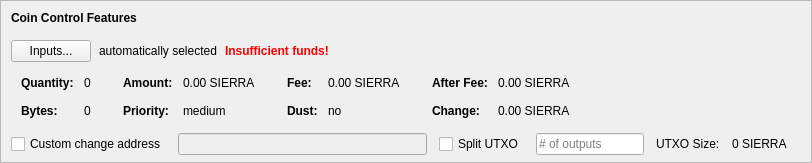
    <widget class="QFrame" name="frameCoinControl">
     <property name="sizePolicy">
      <sizepolicy hsizetype="Expanding" vsizetype="Expanding">
       <horstretch>0</horstretch>
       <verstretch>0</verstretch>
      </sizepolicy>
     </property>
     <property name="maximumSize">
      <size>
       <width>16777215</width>
       <height>16777215</height>
      </size>
     </property>
     <property name="frameShape">
      <enum>QFrame::StyledPanel</enum>
     </property>
     <property name="frameShadow">
      <enum>QFrame::Sunken</enum>
     </property>
     <layout class="QVBoxLayout" name="verticalLayoutCoinControl2">
      <property name="spacing">
       <number>0</number>
      </property>
      <property name="leftMargin">
       <number>0</number>
      </property>
      <property name="topMargin">
       <number>0</number>
      </property>
      <property name="rightMargin">
       <number>0</number>
      </property>
      <property name="bottomMargin">
       <number>6</number>
      </property>
      <item>
       <layout class="QVBoxLayout" name="verticalLayoutCoinControl" stretch="0,0,0,0,1">
        <property name="spacing">
         <number>0</number>
        </property>
        <property name="leftMargin">
         <number>10</number>
        </property>
        <property name="topMargin">
         <number>10</number>
        </property>
        <item>
         <layout class="QHBoxLayout" name="horizontalLayoutCoinControl1">
          <property name="bottomMargin">
           <number>15</number>
          </property>
          <item>
           <widget class="QLabel" name="labelCoinControlFeatures">
            <property name="sizePolicy">
             <sizepolicy hsizetype="Preferred" vsizetype="Maximum">
              <horstretch>0</horstretch>
              <verstretch>0</verstretch>
             </sizepolicy>
            </property>
            <property name="font">
             <font>
              <weight>75</weight>
              <bold>true</bold>
             </font>
            </property>
            <property name="styleSheet">
             <string notr="true">font-weight:bold;</string>
            </property>
            <property name="text">
             <string>Coin Control Features</string>
            </property>
           </widget>
          </item>
         </layout>
        </item>
        <item>
         <layout class="QHBoxLayout" name="horizontalLayoutCoinControl2" stretch="0,0,0,0">
          <property name="spacing">
           <number>8</number>
          </property>
          <property name="bottomMargin">
           <number>10</number>
          </property>
          <item>
           <widget class="QPushButton" name="pushButtonCoinControl">
            <property name="styleSheet">
             <string notr="true"/>
            </property>
            <property name="text">
             <string>Inputs...</string>
            </property>
            <property name="autoDefault">
             <bool>false</bool>
            </property>
           </widget>
          </item>
          <item>
           <widget class="QLabel" name="labelCoinControlAutomaticallySelected">
            <property name="text">
             <string>automatically selected</string>
            </property>
            <property name="margin">
             <number>5</number>
            </property>
           </widget>
          </item>
          <item>
           <widget class="QLabel" name="labelCoinControlInsuffFunds">
            <property name="font">
             <font>
              <weight>75</weight>
              <bold>true</bold>
             </font>
            </property>
            <property name="styleSheet">
             <string notr="true">color:red;font-weight:bold;</string>
            </property>
            <property name="text">
             <string>Insufficient funds!</string>
            </property>
            <property name="margin">
             <number>5</number>
            </property>
           </widget>
          </item>
          <item>
           <spacer name="horizontalSpacerCoinControl">
            <property name="orientation">
             <enum>Qt::Horizontal</enum>
            </property>
            <property name="sizeHint" stdset="0">
             <size>
              <width>40</width>
              <height>1</height>
             </size>
            </property>
           </spacer>
          </item>
         </layout>
        </item>
        <item>
         <widget class="QWidget" name="widgetCoinControl" native="true">
          <property name="sizePolicy">
           <sizepolicy hsizetype="Preferred" vsizetype="Preferred">
            <horstretch>0</horstretch>
            <verstretch>0</verstretch>
           </sizepolicy>
          </property>
          <property name="minimumSize">
           <size>
            <width>0</width>
            <height>0</height>
           </size>
          </property>
          <property name="styleSheet">
           <string notr="true"/>
          </property>
          <layout class="QHBoxLayout" name="horizontalLayoutCoinControl5">
           <property name="leftMargin">
            <number>0</number>
           </property>
           <property name="topMargin">
            <number>0</number>
           </property>
           <property name="rightMargin">
            <number>0</number>
           </property>
           <property name="bottomMargin">
            <number>0</number>
           </property>
           <item>
            <layout class="QHBoxLayout" name="horizontalLayoutCoinControl3" stretch="0,0,0,1">
             <property name="spacing">
              <number>20</number>
             </property>
             <property name="topMargin">
              <number>0</number>
             </property>
             <property name="bottomMargin">
              <number>10</number>
             </property>
             <item>
              <layout class="QFormLayout" name="formLayoutCoinControl1">
               <property name="horizontalSpacing">
                <number>10</number>
               </property>
               <property name="verticalSpacing">
                <number>14</number>
               </property>
               <property name="leftMargin">
                <number>10</number>
               </property>
               <property name="topMargin">
                <number>4</number>
               </property>
               <property name="rightMargin">
                <number>6</number>
               </property>
               <item row="0" column="0">
                <widget class="QLabel" name="labelCoinControlQuantityText">
                 <property name="font">
                  <font>
                   <weight>75</weight>
                   <bold>true</bold>
                  </font>
                 </property>
                 <property name="text">
                  <string>Quantity:</string>
                 </property>
                 <property name="margin">
                  <number>0</number>
                 </property>
                </widget>
               </item>
               <item row="0" column="1">
                <widget class="QLabel" name="labelCoinControlQuantity">
                 <property name="cursor">
                  <cursorShape>IBeamCursor</cursorShape>
                 </property>
                 <property name="contextMenuPolicy">
                  <enum>Qt::ActionsContextMenu</enum>
                 </property>
                 <property name="text">
                  <string notr="true">0</string>
                 </property>
                 <property name="margin">
                  <number>0</number>
                 </property>
                 <property name="textInteractionFlags">
                  <set>Qt::LinksAccessibleByMouse|Qt::TextSelectableByKeyboard|Qt::TextSelectableByMouse</set>
                 </property>
                </widget>
               </item>
               <item row="1" column="0">
                <widget class="QLabel" name="labelCoinControlBytesText">
                 <property name="font">
                  <font>
                   <weight>75</weight>
                   <bold>true</bold>
                  </font>
                 </property>
                 <property name="text">
                  <string>Bytes:</string>
                 </property>
                </widget>
               </item>
               <item row="1" column="1">
                <widget class="QLabel" name="labelCoinControlBytes">
                 <property name="cursor">
                  <cursorShape>IBeamCursor</cursorShape>
                 </property>
                 <property name="contextMenuPolicy">
                  <enum>Qt::ActionsContextMenu</enum>
                 </property>
                 <property name="text">
                  <string notr="true">0</string>
                 </property>
                 <property name="textInteractionFlags">
                  <set>Qt::LinksAccessibleByMouse|Qt::TextSelectableByKeyboard|Qt::TextSelectableByMouse</set>
                 </property>
                </widget>
               </item>
              </layout>
             </item>
             <item>
              <layout class="QFormLayout" name="formLayoutCoinControl2">
               <property name="horizontalSpacing">
                <number>10</number>
               </property>
               <property name="verticalSpacing">
                <number>14</number>
               </property>
               <property name="leftMargin">
                <number>6</number>
               </property>
               <property name="topMargin">
                <number>4</number>
               </property>
               <property name="rightMargin">
                <number>6</number>
               </property>
               <item row="0" column="0">
                <widget class="QLabel" name="labelCoinControlAmountText">
                 <property name="font">
                  <font>
                   <weight>75</weight>
                   <bold>true</bold>
                  </font>
                 </property>
                 <property name="text">
                  <string>Amount:</string>
                 </property>
                 <property name="margin">
                  <number>0</number>
                 </property>
                </widget>
               </item>
               <item row="0" column="1">
                <widget class="QLabel" name="labelCoinControlAmount">
                 <property name="cursor">
                  <cursorShape>IBeamCursor</cursorShape>
                 </property>
                 <property name="contextMenuPolicy">
                  <enum>Qt::ActionsContextMenu</enum>
                 </property>
                 <property name="text">
                  <string notr="true">0.00 SIERRA</string>
                 </property>
                 <property name="textInteractionFlags">
                  <set>Qt::LinksAccessibleByMouse|Qt::TextSelectableByKeyboard|Qt::TextSelectableByMouse</set>
                 </property>
                </widget>
               </item>
               <item row="1" column="0">
                <widget class="QLabel" name="labelCoinControlPriorityText">
                 <property name="font">
                  <font>
                   <weight>75</weight>
                   <bold>true</bold>
                  </font>
                 </property>
                 <property name="text">
                  <string>Priority:</string>
                 </property>
                </widget>
               </item>
               <item row="1" column="1">
                <widget class="QLabel" name="labelCoinControlPriority">
                 <property name="cursor">
                  <cursorShape>IBeamCursor</cursorShape>
                 </property>
                 <property name="contextMenuPolicy">
                  <enum>Qt::ActionsContextMenu</enum>
                 </property>
                 <property name="text">
                  <string>medium</string>
                 </property>
                 <property name="textInteractionFlags">
                  <set>Qt::LinksAccessibleByMouse|Qt::TextSelectableByKeyboard|Qt::TextSelectableByMouse</set>
                 </property>
                </widget>
               </item>
              </layout>
             </item>
             <item>
              <layout class="QFormLayout" name="formLayoutCoinControl3">
               <property name="horizontalSpacing">
                <number>10</number>
               </property>
               <property name="verticalSpacing">
                <number>14</number>
               </property>
               <property name="leftMargin">
                <number>6</number>
               </property>
               <property name="topMargin">
                <number>4</number>
               </property>
               <property name="rightMargin">
                <number>6</number>
               </property>
               <item row="0" column="0">
                <widget class="QLabel" name="labelCoinControlFeeText">
                 <property name="font">
                  <font>
                   <weight>75</weight>
                   <bold>true</bold>
                  </font>
                 </property>
                 <property name="text">
                  <string>Fee:</string>
                 </property>
                 <property name="margin">
                  <number>0</number>
                 </property>
                </widget>
               </item>
               <item row="0" column="1">
                <widget class="QLabel" name="labelCoinControlFee">
                 <property name="cursor">
                  <cursorShape>IBeamCursor</cursorShape>
                 </property>
                 <property name="contextMenuPolicy">
                  <enum>Qt::ActionsContextMenu</enum>
                 </property>
                 <property name="text">
                  <string notr="true">0.00 SIERRA</string>
                 </property>
                 <property name="textInteractionFlags">
                  <set>Qt::LinksAccessibleByMouse|Qt::TextSelectableByKeyboard|Qt::TextSelectableByMouse</set>
                 </property>
                </widget>
               </item>
               <item row="1" column="0">
                <widget class="QLabel" name="labelCoinControlLowOutputText">
                 <property name="font">
                  <font>
                   <weight>75</weight>
                   <bold>true</bold>
                  </font>
                 </property>
                 <property name="text">
                  <string>Dust:</string>
                 </property>
                </widget>
               </item>
               <item row="1" column="1">
                <widget class="QLabel" name="labelCoinControlLowOutput">
                 <property name="cursor">
                  <cursorShape>IBeamCursor</cursorShape>
                 </property>
                 <property name="contextMenuPolicy">
                  <enum>Qt::ActionsContextMenu</enum>
                 </property>
                 <property name="text">
                  <string>no</string>
                 </property>
                 <property name="textInteractionFlags">
                  <set>Qt::LinksAccessibleByMouse|Qt::TextSelectableByKeyboard|Qt::TextSelectableByMouse</set>
                 </property>
                </widget>
               </item>
              </layout>
             </item>
             <item>
              <layout class="QFormLayout" name="formLayoutCoinControl4">
               <property name="horizontalSpacing">
                <number>10</number>
               </property>
               <property name="verticalSpacing">
                <number>14</number>
               </property>
               <property name="leftMargin">
                <number>6</number>
               </property>
               <property name="topMargin">
                <number>4</number>
               </property>
               <property name="rightMargin">
                <number>6</number>
               </property>
               <item row="0" column="0">
                <widget class="QLabel" name="labelCoinControlAfterFeeText">
                 <property name="font">
                  <font>
                   <weight>75</weight>
                   <bold>true</bold>
                  </font>
                 </property>
                 <property name="text">
                  <string>After Fee:</string>
                 </property>
                 <property name="margin">
                  <number>0</number>
                 </property>
                </widget>
               </item>
               <item row="0" column="1">
                <widget class="QLabel" name="labelCoinControlAfterFee">
                 <property name="cursor">
                  <cursorShape>IBeamCursor</cursorShape>
                 </property>
                 <property name="contextMenuPolicy">
                  <enum>Qt::ActionsContextMenu</enum>
                 </property>
                 <property name="text">
                  <string notr="true">0.00 SIERRA</string>
                 </property>
                 <property name="textInteractionFlags">
                  <set>Qt::LinksAccessibleByMouse|Qt::TextSelectableByKeyboard|Qt::TextSelectableByMouse</set>
                 </property>
                </widget>
               </item>
               <item row="1" column="0">
                <widget class="QLabel" name="labelCoinControlChangeText">
                 <property name="font">
                  <font>
                   <weight>75</weight>
                   <bold>true</bold>
                  </font>
                 </property>
                 <property name="text">
                  <string>Change:</string>
                 </property>
                </widget>
               </item>
               <item row="1" column="1">
                <widget class="QLabel" name="labelCoinControlChange">
                 <property name="cursor">
                  <cursorShape>IBeamCursor</cursorShape>
                 </property>
                 <property name="contextMenuPolicy">
                  <enum>Qt::ActionsContextMenu</enum>
                 </property>
                 <property name="text">
                  <string notr="true">0.00 SIERRA</string>
                 </property>
                 <property name="textInteractionFlags">
                  <set>Qt::LinksAccessibleByMouse|Qt::TextSelectableByKeyboard|Qt::TextSelectableByMouse</set>
                 </property>
                </widget>
               </item>
              </layout>
             </item>
            </layout>
           </item>
          </layout>
         </widget>
        </item>
        <item>
         <layout class="QHBoxLayout" name="horizontalLayoutCoinControl4" stretch="0,0,0,0,0,0,0">
          <property name="spacing">
           <number>12</number>
          </property>
          <property name="sizeConstraint">
           <enum>QLayout::SetDefaultConstraint</enum>
          </property>
          <property name="topMargin">
           <number>5</number>
          </property>
          <property name="rightMargin">
           <number>5</number>
          </property>
          <item>
           <widget class="QCheckBox" name="checkBoxCoinControlChange">
            <property name="toolTip">
             <string>If this is activated, but the change address is empty or invalid, change will be sent to a newly generated address.</string>
            </property>
            <property name="text">
             <string>Custom change address</string>
            </property>
           </widget>
          </item>
          <item>
           <widget class="QValidatedLineEdit" name="lineEditCoinControlChange">
            <property name="enabled">
             <bool>false</bool>
            </property>
            <property name="sizePolicy">
             <sizepolicy hsizetype="Expanding" vsizetype="Fixed">
              <horstretch>0</horstretch>
              <verstretch>0</verstretch>
             </sizepolicy>
            </property>
           </widget>
          </item>
          <item>
           <widget class="QCheckBox" name="splitBlockCheckBox">
            <property name="text">
             <string>Split UTXO</string>
            </property>
           </widget>
          </item>
          <item>
           <widget class="QLineEdit" name="splitBlockLineEdit">
            <property name="sizePolicy">
             <sizepolicy hsizetype="Fixed" vsizetype="Fixed">
              <horstretch>50</horstretch>
              <verstretch>0</verstretch>
             </sizepolicy>
            </property>
            <property name="placeholderText">
             <string># of outputs</string>
            </property>
           </widget>
          </item>
          <item>
           <widget class="QLabel" name="labelBlockSizeText">
            <property name="text">
             <string>UTXO Size:</string>
            </property>
           </widget>
          </item>
          <item>
           <widget class="QLabel" name="labelBlockSize">
            <property name="text">
             <string>0 SIERRA</string>
            </property>
           </widget>
          </item>
          <item>
           <widget class="QLabel" name="labelCoinControlChangeLabel">
            <property name="sizePolicy">
             <sizepolicy hsizetype="Preferred" vsizetype="Expanding">
              <horstretch>0</horstretch>
              <verstretch>0</verstretch>
             </sizepolicy>
            </property>
            <property name="minimumSize">
             <size>
              <width>0</width>
              <height>0</height>
             </size>
            </property>
            <property name="text">
             <string/>
            </property>
            <property name="margin">
             <number>3</number>
            </property>
           </widget>
          </item>
         </layout>
        </item>
        <item>
         <spacer name="verticalSpacerCoinControl">
          <property name="orientation">
           <enum>Qt::Vertical</enum>
          </property>
          <property name="sizeHint" stdset="0">
           <size>
            <width>800</width>
            <height>1</height>
           </size>
          </property>
         </spacer>
        </item>
       </layout>
      </item>
     </layout>
    </widget>
